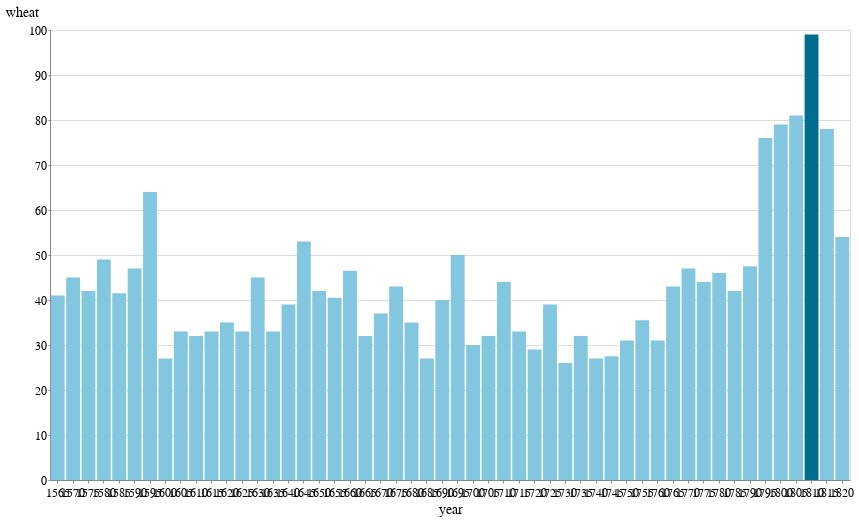

Write notebook code for a chart like this one.
### Code cell
source = data.wheat()

alt.Chart(source).mark_bar().encode(
    x='year:O',
    y="wheat:Q",
    # The highlight will be set on the result of a conditional statement
    color=alt.condition(
        alt.datum.year == 1810,  # If the year is 1810 this test returns True,
        alt.value(lat.palette['accent']),     # which sets the bar orange.
        alt.value(lat.palette['default'])   # And if it's not true it sets the bar steelblue.
    )
)

### Figure 1 — Vega-Lite specification as saved in the notebook (floating-point values rounded to 4 significant figures)
{"$schema": "https://vega.github.io/schema/vega-lite/v2.6.0.json", "config": {"arc": {"fill": "#82c6df"}, "area": {"fill": "#82c6df"}, "axis": {"labelFont": "Benton Gothic, sans", "labelFontSize": 12, "labelFontWeight": "normal", "titleFont": "Benton Gothic Bold, sans", "titleFontSize": 14, "titleFontWeight": "normal"}, "axisX": {"labelAngle": 0, "labelPadding": 4, "tickSize": 3}, "axisY": {"labelBaseline": "middle", "maxExtent": 45, "minExtent": 45, "tickSize": 2, "titleAlign": "left", "titleAngle": 0, "titleX": -45, "titleY": -11}, "background": "#ffffff", "bar": {"fill": "#82c6df"}, "legend": {"labelFont": "Benton Gothic, sans", "labelFontSize": 13, "symbolType": "square", "titleFont": "Benton Gothic Bold, sans", "titleFontSize": 14, "titleFontWeight": "normal"}, "line": {"stroke": "#82c6df", "strokeWidth": 3}, "path": {"stroke": "#82c6df"}, "point": {"stroke": "#82c6df"}, "range": {"category": ["#3580b1", "#ec8431", "#ab7fb4", "#c89d29", "#adc839", "#829eb1"], "diverging": ["#e68a4f", "#f4bb6a", "#f9e39c", "#dadfe2", "#a6b7c6", "#849eae"], "heatmap": ["#fbf2c7", "#f9e39c", "#f8d36e", "#f4bb6a", "#e68a4f", "#d15a40", "#ab4232"], "ordinal": ["#fbf2c7", "#f9e39c", "#f8d36e", "#f4bb6a", "#e68a4f", "#d15a40", "#ab4232"], "ramp": ["#fbf2c7", "#f9e39c", "#f8d36e", "#f4bb6a", "#e68a4f", "#d15a40", "#ab4232"]}, "rect": {"fill": "#82c6df"}, "shape": {"stroke": "#82c6df"}, "symbol": {"fill": "#82c6df", "size": 30}, "title": {"anchor": "start", "font": "Benton Gothic Bold, sans", "fontColor": "#000000", "fontSize": 22, "fontWeight": "normal"}, "view": {"height": 450, "width": 800}}, "data": {"name": "data-76d1ce26ea5761007c35827e1564d86c"}, "datasets": {"data-76d1ce26ea5761007c35827e1564d86c": [{"wages": 5, "wheat": 41, "year": 1565}, {"wages": 5.05, "wheat": 45, "year": 1570}, {"wages": 5.08, "wheat": 42, "year": 1575}, {"wages": 5.12, "wheat": 49, "year": 1580}, {"wages": 5.15, "wheat": 41.5, "year": 1585}, {"wages": 5.25, "wheat": 47, "year": 1590}, {"wages": 5.54, "wheat": 64, "year": 1595}, {"wages": 5.61, "wheat": 27, "year": 1600}, {"wages": 5.69, "wheat": 33, "year": 1605}, {"wages": 5.78, "wheat": 32, "year": 1610}, {"wages": 5.94, "wheat": 33, "year": 1615}, {"wages": 6.01, "wheat": 35, "year": 1620}, {"wages": 6.12, "wheat": 33, "year": 1625}, {"wages": 6.22, "wheat": 45, "year": 1630}, {"wages": 6.3, "wheat": 33, "year": 1635}, {"wages": 6.37, "wheat": 39, "year": 1640}, {"wages": 6.45, "wheat": 53, "year": 1645}, {"wages": 6.5, "wheat": 42, "year": 1650}, {"wages": 6.6, "wheat": 40.5, "year": 1655}, {"wages": 6.75, "wheat": 46.5, "year": 1660}, {"wages": 6.8, "wheat": 32, "year": 1665}, {"wages": 6.9, "wheat": 37, "year": 1670}, {"wages": 7, "wheat": 43, "year": 1675}, {"wages": 7.3, "wheat": 35, "year": 1680}, {"wages": 7.6, "wheat": 27, "year": 1685}, {"wages": 8, "wheat": 40, "year": 1690}, {"wages": 8.5, "wheat": 50, "year": 1695}, {"wages": 9, "wheat": 30, "year": 1700}, {"wages": 10, "wheat": 32, "year": 1705}, {"wages": 11, "wheat": 44, "year": 1710}, {"wages": 11.75, "wheat": 33, "year": 1715}, {"wages": 12.5, "wheat": 29, "year": 1720}, {"wages": 13, "wheat": 39, "year": 1725}, {"wages": 13.3, "wheat": 26, "year": 1730}, {"wages": 13.6, "wheat": 32, "year": 1735}, {"wages": 14, "wheat": 27, "year": 1740}, {"wages": 14.5, "wheat": 27.5, "year": 1745}, {"wages": 15, "wheat": 31, "year": 1750}, {"wages": 15.7, "wheat": 35.5, "year": 1755}, {"wages": 16.5, "wheat": 31, "year": 1760}, {"wages": 17.6, "wheat": 43, "year": 1765}, {"wages": 18.5, "wheat": 47, "year": 1770}, {"wages": 19.5, "wheat": 44, "year": 1775}, {"wages": 21, "wheat": 46, "year": 1780}, {"wages": 23, "wheat": 42, "year": 1785}, {"wages": 25.5, "wheat": 47.5, "year": 1790}, {"wages": 27.5, "wheat": 76, "year": 1795}, {"wages": 28.5, "wheat": 79, "year": 1800}, {"wages": 29.5, "wheat": 81, "year": 1805}, {"wages": 30, "wheat": 99, "year": 1810}, {"wages": null, "wheat": 78, "year": 1815}, {"wages": null, "wheat": 54, "year": 1820}]}, "encoding": {"color": {"condition": {"test": "(datum.year === 1810)", "value": "#006d8f"}, "value": "#82c6df"}, "x": {"field": "year", "type": "ordinal"}, "y": {"field": "wheat", "type": "quantitative"}}, "mark": "bar"}
